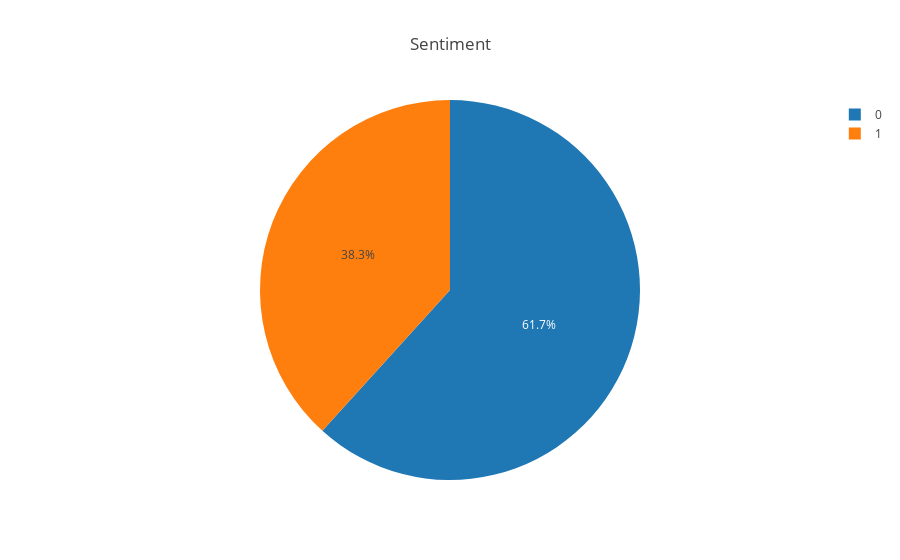

Write notebook code for a chart like this one.
### Markdown cell above
Plot a pie chart that shows the predicted sentiment label.

### Code cell
product_data = [go.Pie(
            labels=labels_data_plot,
            values=values_data_plot,
    )]

product_layout = go.Layout(
    title='Sentiment',
)

fig = go.Figure(data=product_data, layout=product_layout)
iplot(fig)

### Figure 1 — Plotly figure (JSON) as saved in the notebook; plotly's stock layout.template omitted (floating-point values rounded to 4 significant figures)
{"data": [{"type": "pie", "labels": [0, 1], "values": [79, 49]}], "layout": {"title": "Sentiment"}}
